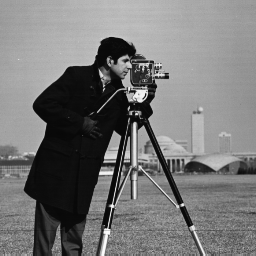
#> input picture cameraman.tif, 256 x 256 px
$ jupyter execute 7_imgManip.ipynb
#> lines starting #> are read from the running program, lines starting #| are printed output that depends on the picture
[cell 1]
# import libraries
import cv2
import numpy as np
import matplotlib.pyplot as plt

# image resizing
img = cv2.imread('cameraman.tif',0)
#> img is the input picture: shape (256, 256); min 7, max 253, mean 118.7
print(img.shape)
#| (256, 256)
img = cv2.resize(img,None,fx=2, fy=2, interpolation = cv2.INTER_CUBIC)
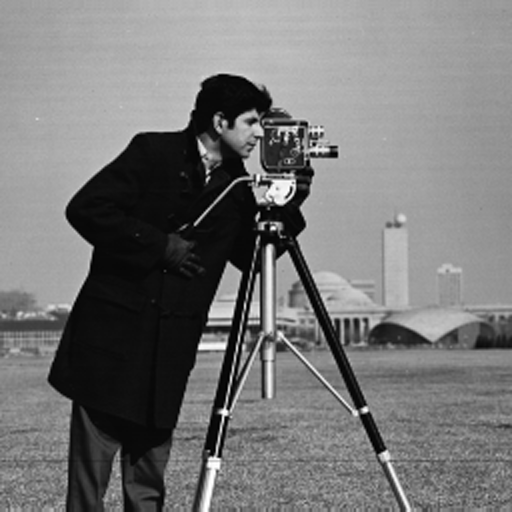
#> img: shape (512, 512); min 0, max 255, mean 118.7
print(img.shape)
#| (512, 512)


# image rotation
m,n = img.shape
#> m = 512; n = 512

# cols-1 and rows-1 are the coordinate limits.
M = cv2.getRotationMatrix2D(((m-1)/2.0,(n-1)/2.0),90,1)
op_img = cv2.warpAffine(img,M,(m,n))
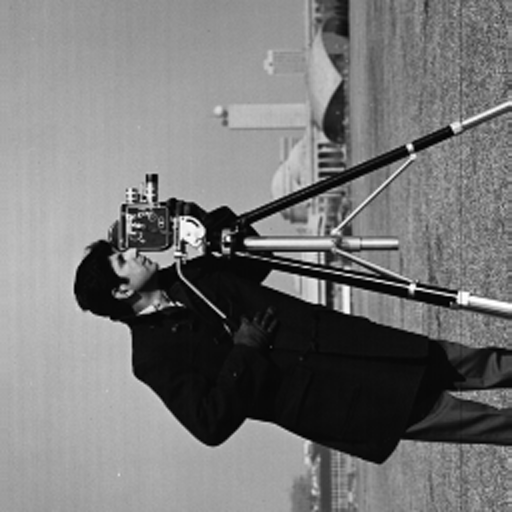
#> op_img: shape (512, 512); min 0, max 255, mean 118.7

# plot images
plt.figure(figsize=(10,5))

plt.subplot(1,2,1)
plt.imshow(img, cmap = 'gray')
plt.axis('off')

plt.subplot(1,2,2)
plt.imshow(op_img, cmap = 'gray')
plt.axis('off')

plt.show()
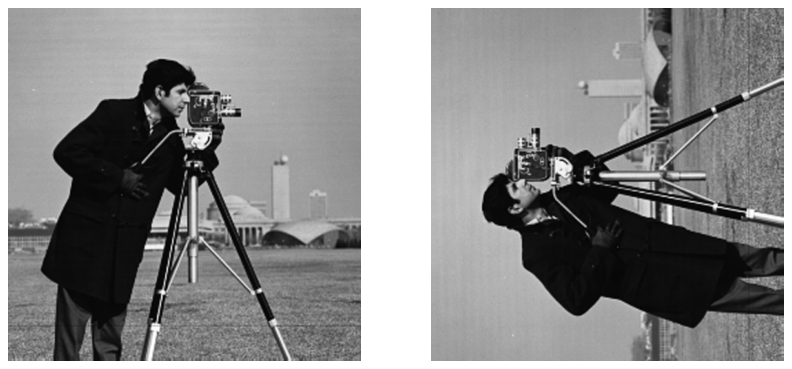
#> figure drawn by matplotlib, 2 panels

# Affine Transformation

pts1 = np.float32([[50,50],[200,50],[50,200]])
pts2 = np.float32([[10,100],[200,50],[100,250]])
M = cv2.getAffineTransform(pts1,pts2)
op_img = cv2.warpAffine(img,M,(m,n))
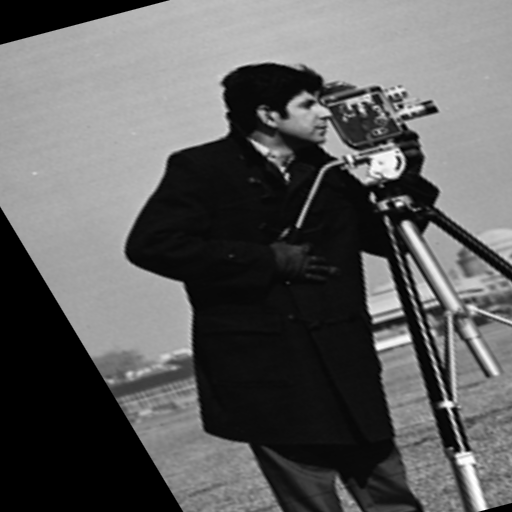
#> op_img: shape (512, 512); min 0, max 255, mean 93.7

# plot images
plt.figure(figsize=(10,5))

plt.subplot(1,2,1)
plt.imshow(img, cmap = 'gray')
plt.axis('off')

plt.subplot(1,2,2)
plt.imshow(op_img, cmap = 'gray')
plt.axis('off')

plt.show()

[cell 2]
#Edge Detection

# OpenCV inbuilt Sobel edge detection
ox = cv2.Sobel(img,-1,1,0)
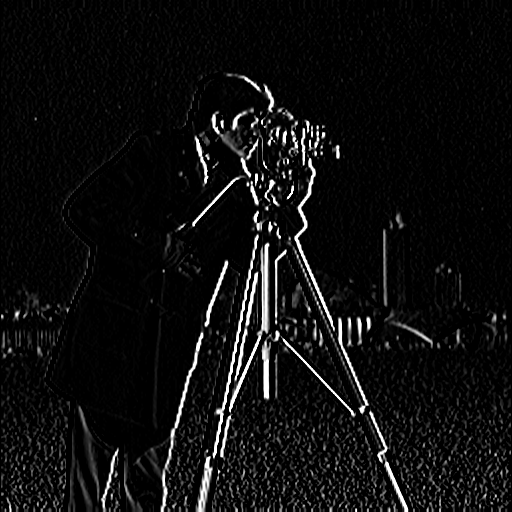
#> ox: shape (512, 512); min 0, max 255, mean 14.5
oy = cv2.Sobel(img,-1,0,1)
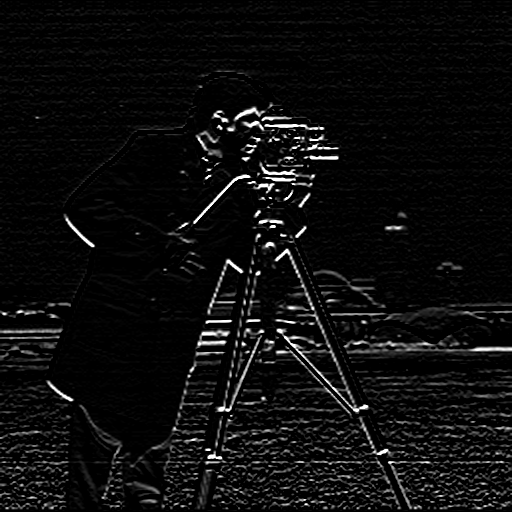
#> oy: shape (512, 512); min 0, max 255, mean 13.2

plt.figure(figsize=(10,5))
plt.subplot(1,2,1)
plt.imshow(ox,cmap='gray')
plt.axis(False)

plt.subplot(1,2,2)
plt.imshow(oy,cmap='gray')
plt.axis(False)

out = np.abs(ox) + np.abs(oy)
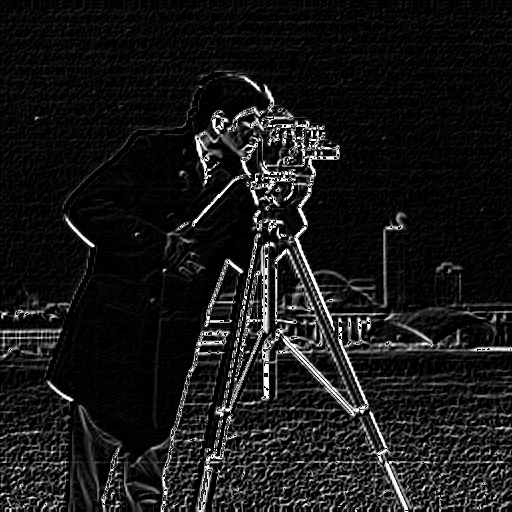
#> out: shape (512, 512); min 0, max 255, mean 24

plt.figure()
plt.imshow(out,cmap='gray')
plt.axis(False)
